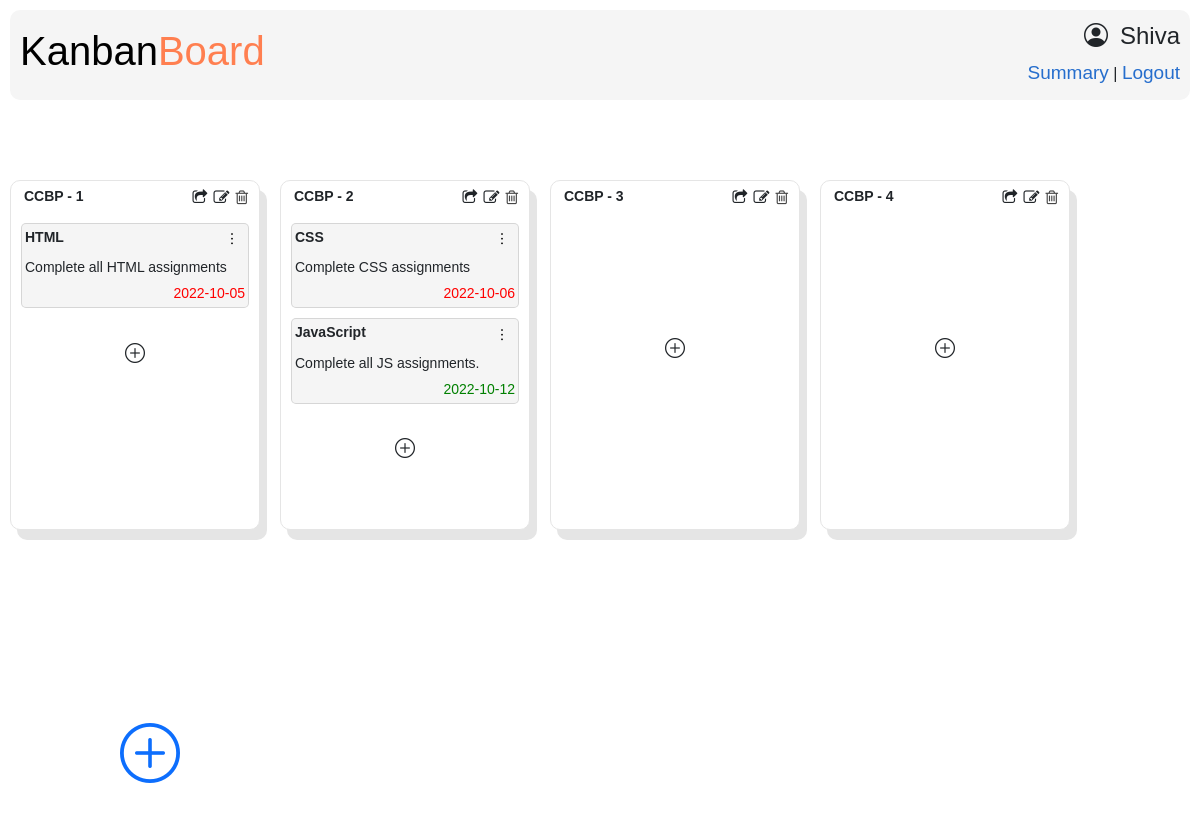
The app's page /home (signed in) with its own data.
### application/models.py (models this page shows)
class Lists(db.Model):
    __tablename__ = "lists"
    list_id = db.Column(db.Integer, autoincrement = True, primary_key = True)
    user_id = db.Column(db.Integer, db.ForeignKey("user.user_id"), nullable = False)
    list_title = db.Column(db.String, nullable = False)
    list_description = db.Column(db.String, nullable = False)
    cards = db.relationship("Cards", backref = "lists", lazy = True, cascade='all,delete-orphan')

class Cards(db.Model):
    __tablename__ = "cards"
    card_id = db.Column(db.Integer, primary_key = True, autoincrement = True)
    list_id = db.Column(db.Integer, db.ForeignKey("lists.list_id"), nullable = False)
    card_title = db.Column(db.String, nullable = False)
    card_content = db.Column(db.String(100), nullable=False)
    deadline = db.Column(db.Date, nullable = False)
    completed_status = db.Column(db.Boolean, nullable = False, default = False)
    created_date = db.Column(db.Date, nullable = False)
    updated_date = db.Column(db.Date, nullable = False)
    completed_date = db.Column(db.Date, nullable = True)

### application/controllers.py (the view)
@app.route("/home")
def home():
    if 'user' not in session:
        flash('Session expired. Please login again..', "warning")
        return redirect(url_for('login'))
    user = User.query.filter_by(user_id = session['user_id']).first()
    lists = user.lists
    list_ids = []
    card_ids = []
    deadline_color = {}
    cards_dict = {}
    card_flags = {}
    for list in lists:
        list_ids.append(list.list_id)
        cards = list.cards
        for card in cards:
            card_ids.append(card.card_id)
            deadline_color[card.card_id] = check_deadline(card.deadline, card.completed_status)
            if(card.completed_status):
                completed_Flag = True
            else:
                completed_Flag = False
            deadline_flag = False
            if not completed_Flag:
                if int((card.deadline - date.today()).total_seconds()) < 0:
                    deadline_flag = True
            card_flags[card.card_id] = { "completed_flag": completed_Flag, "deadline_flag": deadline_flag }
        if cards != []:
            cards_dict[list.list_id] = cards
    return render_template('home.html', lists = lists, cards_dict = cards_dict, list_ids = list_ids,
                                        card_ids = card_ids, deadline_color = deadline_color, card_flags = card_flags, page='home')

### application/controllers.py (called while the page is built)
def check_deadline(deadline_date, completed_status):
    if completed_status:
        return "finished"
    today = date.today()
    if(int((deadline_date - today).total_seconds()) <= 0):
        return "unfinished"

@app.after_request
def after_request(response):
    response.headers["Cache-Control"] = "no-cache, no-store, must-revalidate, post-check=0, pre-check=0"
    return response

### templates/home.html (shortened to what this page needs)
{% extends "header.html" -%}
{% block style -%}
    <link rel="stylesheet" href="https://cdnjs.cloudflare.com/ajax/libs/font-awesome/4.7.0/css/font-awesome.min.css">
    <link rel="stylesheet" href="https://cdn.jsdelivr.net/npm/bootstrap-icons@1.9.1/font/bootstrap-icons.css">
    <link rel="stylesheet" type="text/css" href="{{ url_for('static', filename='home.css') }}"/>
{% endblock -%}
{% block content -%}
    {% if lists==[] -%}
    <div class="empty_lists">
        <p>There are no lists in the board</p>
        <a data-toggle="modal" data-target="#CreateListModal"><i class="bi bi-plus-circle"> Add a list</i></a>
    </div>
    {% else -%}
        <div class="nesting-all-lists-container">
            <div class="all-lists-container">
                {% for list in lists %}
                    <div class="lists-container">
                        <div class="list-head">
                            <div class="list-title">
                                <label><b>{{ list.list_title }}</b></label>
                            </div>
                            <div class="list-btns">
                                <a data-toggle="modal" data-target="#TransferListCardsModal-{{list.list_id}}">
                                    <span><i class="fa fa-share-square-o"></i></span>
                                </a>
                                <a data-toggle="modal" data-target="#UpdateListModal-{{list.list_id}}">
                                    <span><i class="fa fa-edit"></i></span>
                                </a>
                                <a href="javascript:;" onclick="listDeleteAlert('{{list.list_id}}')" class="delete-icon">
                                    <span><i class="fa fa-trash-o"></i></span>
                                </a>
                            </div>
                        </div>
                        <div class="user_cards">
                            {% for card in cards_dict[list.list_id] -%}
                            <div class="card">
                                <div class="card_title">
                                    <small>{{ card.card_title }}</small>
                                    <div class="card_title_btn">
                                        <button class="btn dropbtn" id="card-btn" onclick="showDropdown_cards('{{ card.card_id }}','{{ card_ids }}')">&#65049;</button>
                                    </div>
                                </div>
                                <small class="card_content">{{ card.card_content }}</small>
                                <small class="deadline_style" {% if deadline_color[card.card_id] is sameas "finished" %}style="color:green"{% elif deadline_color[card.card_id] is sameas "unfinished" %}style="color:red"{%endif%} >{{ card.deadline }}</small>
                            </div>
                            {% endfor %}
                            <div class="add_card_btn {% if list.list_id not in cards_dict %}empty_list{% endif %}" >
                                <a data-toggle="modal" data-target="#CreateCardModal-{{list.list_id}}"><i class="bi bi-plus-circle"></i></a>
                            </div>
                        </div>
                    </div>
                {% endfor %}
                <div class="add_list_container">
                    <div>
                        <a class="add_list_btn" data-toggle="modal" data-target="#CreateListModal"><i class="bi bi-plus-circle"></i></a>
                    </div>
                </div>
            </div>
        </div>
    {% endif -%}
{% endblock -%}

### static/header.css (style rules this page uses)
* { font-family: 'Poppins', sans-serif; }
body { font-family: 'Roboto', sans-serif; font-style: normal; }

### static/home.css (style rules this page uses)
.nesting-all-lists-container { margin: 50px 0px; display: flex; justify-content: center; }
.all-lists-container { width: 1350px; display: flex; flex-direction: row; justify-content: flex-start; flex-wrap: wrap; }
.lists-container { height: 350px; width: 250px; background-color: white; border-radius: 10px; border: solid #e5e5e5 1px; box-shadow: 7px 10px #e5e5e5; margin: 30px 10px 30px 10px; }
.list-head { display: flex; flex-direction: row; justify-content: space-between; width: 230px; margin-left: 10px; }
.list-title { font-size: 14px; margin: 5px 3px 3px 3px; }
.list-btns { display: flex; flex-direction: row; }
.list-btns a { text-decoration: none; color: rgb(70, 70, 70); margin: 5px 3px 3px 3px; }
.add_list_btn { display: flex; flex-direction: row; justify-content: center; align-items: center; font-size: 60px; margin: 150px 0px 0px 120px; }
.user_cards { max-height: 300px; overflow-y: auto; }
.card { margin: 10px; background-color: whitesmoke; border-radius: 5px; padding: 3px; }
.card_title { display: flex; flex-direction: row; justify-content: space-between; }
.card_title_btn { position: relative; z-index: 1; }
.card_title small { font-weight: 550; }
.card_content { margin: 5px 0px; }
.deadline_style { text-align: right; color:rgb(38, 110, 205); }
.dropbtn { border: none; color: black; margin-left: 0px; padding: 2px 6px; font-size: 14px; cursor: pointer; }
.add_card_btn { font-size: 20px; text-align: center; margin: 30px 0px; }
.empty_list { margin-top: 120px; }

### records on screen
Lists: list_title "CCBP - 1"
Cards: card_title "HTML", card_content "Complete all HTML assignments", deadline "2022-10-05"
Lists: list_title "CCBP - 2"
Cards: card_title "CSS", card_content "Complete CSS assignments", deadline "2022-10-06"
Cards: card_title "JavaScript", card_content "Complete all JS assignments.", deadline "2022-10-12"
Lists: list_title "CCBP - 3"
Lists: list_title "CCBP - 4"

### other values on screen
{{ session['user'] }} "Shiva"
